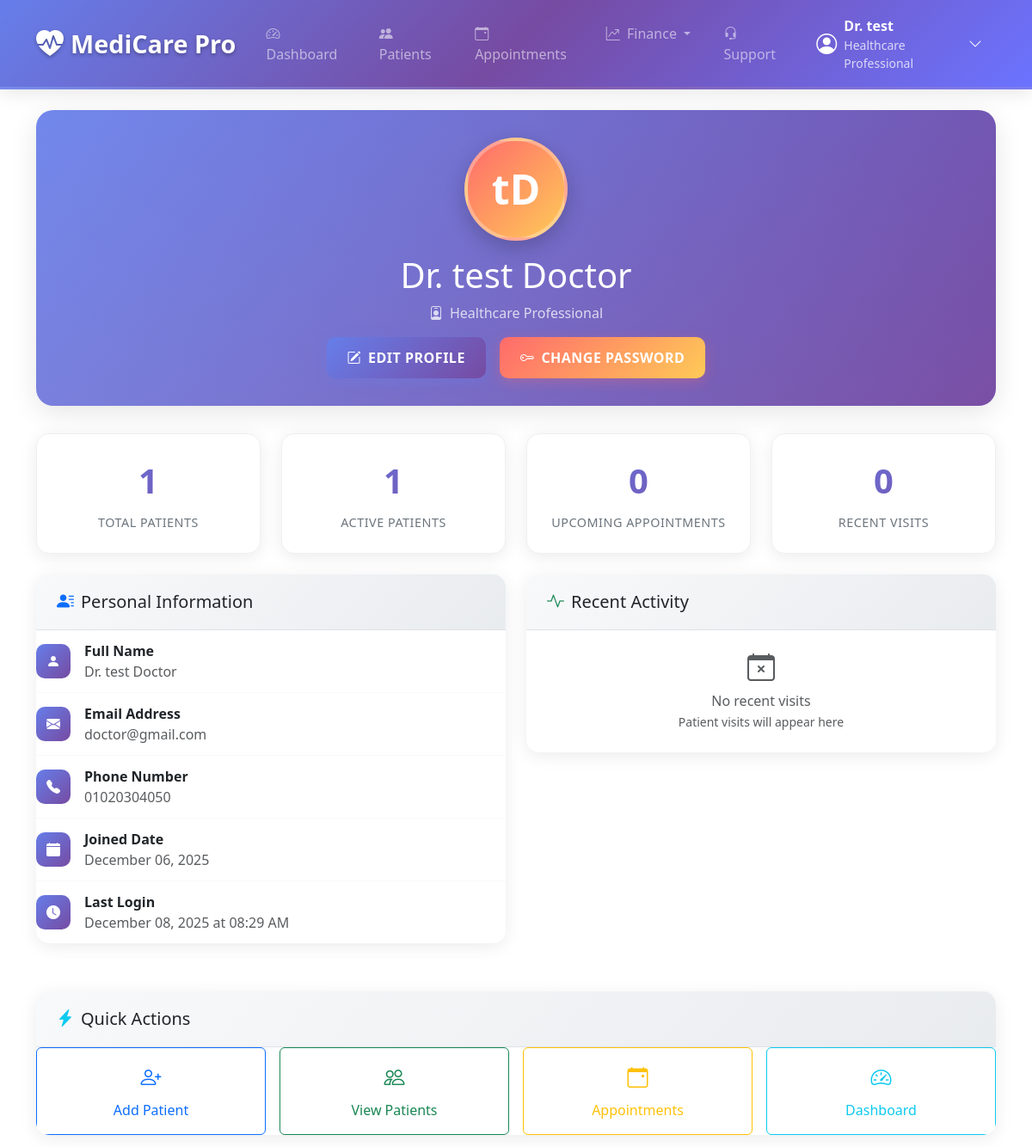
/profile (signed in, upper part), run on an earlier commit of the app's database.
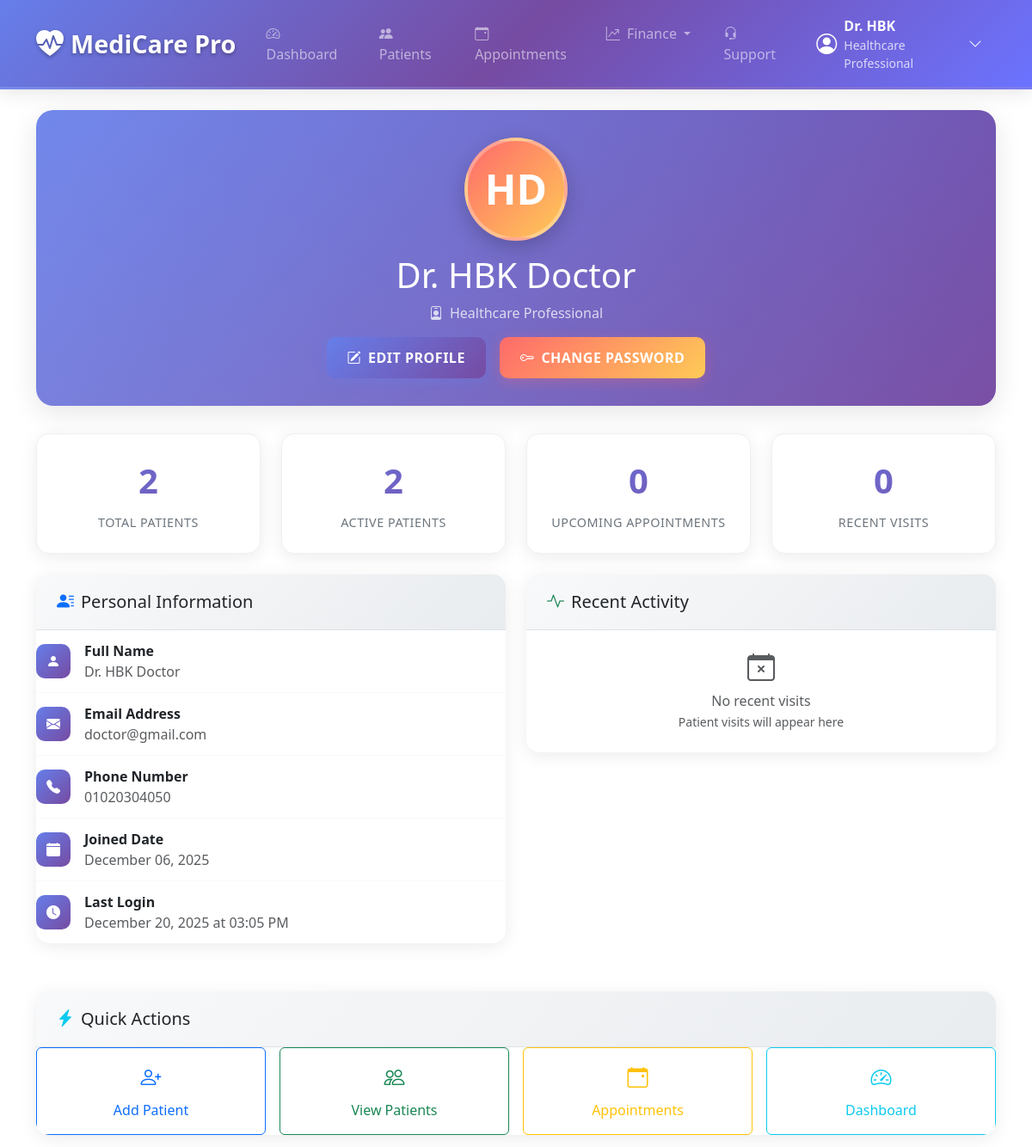
And on a later commit of the database.
### models.py (models this page shows, shortened)
class Doctor(UserMixin, db.Model):
    __tablename__ = 'doctor'
    id = db.Column(db.Integer, primary_key=True)
    clinic_id = db.Column(db.Integer, db.ForeignKey('clinic.id'), nullable=True)
    first_name = db.Column(db.String(100), nullable=False)
    last_name = db.Column(db.String(100), nullable=False)
    email = db.Column(db.String(120), unique=True, nullable=False)
    phone = db.Column(db.String(20), unique=True, nullable=False)
    password = db.Column(db.String(200), nullable=False)
    verified = db.Column(db.Boolean, default=False)
    is_active = db.Column(db.Boolean, default=True)
    role = db.Column(db.String(50), default='doctor')  # doctor, admin
    created_at = db.Column(db.DateTime, default=datetime.utcnow)
    last_login = db.Column(db.DateTime)
    patients = db.relationship('Patient', backref='doctor', lazy=True)

### app.py (the view)
@app.route('/profile')
@login_required
def profile():
    if not isinstance(current_user, Doctor):
        flash('Access denied. Doctor privileges required.', 'danger')
        return redirect(url_for('login'))
    total_patients = Patient.query.filter_by(doctor_id=current_user.id).count()
    active_patients = Patient.query.filter_by(doctor_id=current_user.id, completed=False).count()
    from datetime import datetime, timedelta
    week_ago = datetime.now() - timedelta(days=7)
    recent_visits = Visit.query.join(Patient).filter(
        Patient.doctor_id == current_user.id,
        Visit.visit_date >= week_ago
    ).order_by(Visit.visit_date.desc()).limit(5).all()
    week_end = datetime.now() + timedelta(days=7)
    upcoming_appointments = Appointment.query.join(Patient).filter(
        Patient.doctor_id == current_user.id,
        Appointment.appointment_date >= datetime.now(),
        Appointment.appointment_date <= week_end,
        Appointment.status == 'scheduled'
    ).order_by(Appointment.appointment_date.asc()).limit(5).all()
    return render_template('profile.html',
                         doctor=current_user,
                         total_patients=total_patients,
                         active_patients=active_patients,
                         recent_visits=recent_visits,
                         upcoming_appointments=upcoming_appointments)

### app.py (called while the page is built, shortened)
@login_manager.user_loader
def load_user(user_id):
    if user_id.startswith('doctor_'):
        actual_id = int(user_id.replace('doctor_', ''))
        user = Doctor.query.get(actual_id)
        if user:
            return user
    elif user_id.startswith('superadmin_'):
        actual_id = int(user_id.replace('superadmin_', ''))
        user = SuperAdmin.query.get(actual_id)
        if user:
            return user
    return None

@app.context_processor
def inject_global_vars():
    try:
        contact_info = AdminContactInfo.get_contact_info()
        from datetime import datetime
        current_year = datetime.now().year
        return {
            'contact_info': contact_info,
            'current_year': current_year
        }
    except Exception as e:
        from datetime import datetime
        return {
            'contact_info': None,
            'current_year': datetime.now().year
        }

### models.py (called while the page is built, shortened)
    @classmethod
    def get_contact_info(cls):
        info = cls.query.first()
        return info

### templates/profile.html (shortened to what the changed rows need)
{% extends "base.html" %}
{% block content %}
<div class="profile-container">
  <div class="profile-header text-center">
    <div class="profile-avatar">
      {{ doctor.first_name[0] }}{{ doctor.last_name[0] }}
    </div>
    <h1 class="mb-2">Dr. {{ doctor.first_name }} {{ doctor.last_name }}</h1>
    <p class="mb-3 opacity-75">
      {% if doctor.clinic %}
        <i class="bi bi-hospital me-2"></i>{{ doctor.clinic.name }}
      {% else %}
        <i class="bi bi-person-badge me-2"></i>Healthcare Professional
      {% endif %}
    </p>
    <div class="d-flex justify-content-center gap-3 flex-wrap" style="position: relative; z-index: 2;">
      <a href="{{ url_for('edit_profile') }}" class="btn btn-profile btn-profile-primary">
      </a>
      <a href="{{ url_for('change_password') }}" class="btn btn-profile btn-profile-secondary">
      </a>
    </div>
  </div>
  <div class="row g-4 mb-4">
    <div class="col-md-3 col-sm-6">
      <div class="stat-card">
        <div class="stat-number">{{ total_patients or 0 }}</div>
        <div class="stat-label">Total Patients</div>
      </div>
    </div>
    <div class="col-md-3 col-sm-6">
      <div class="stat-card">
        <div class="stat-number">{{ active_patients or 0 }}</div>
        <div class="stat-label">Active Patients</div>
      </div>
    </div>
  </div>
  <div class="row g-4">
    <div class="col-lg-6">
      <div class="profile-card">
        <div class="card-body p-0">
          <div class="info-item">
            <div>
              <strong>Full Name</strong><br>
              <span class="text-muted">Dr. {{ doctor.first_name }} {{ doctor.last_name }}</span>
            </div>
          </div>
          <div class="info-item">
            <div>
              <strong>Email Address</strong><br>
              <span class="text-muted">{{ doctor.email }}</span>
            </div>
          </div>
          <div class="info-item">
            <div>
              <strong>Phone Number</strong><br>
              <span class="text-muted">{{ doctor.phone }}</span>
            </div>
          </div>
          <div class="info-item">
            <div>
              <strong>Joined Date</strong><br>
              <span class="text-muted">{{ doctor.created_at.strftime('%B %d, %Y') if doctor.created_at else 'N/A' }}</span>
            </div>
          </div>
          {% if doctor.last_login %}
          <div class="info-item">
            <div class="info-icon">
              <i class="bi bi-clock-fill"></i>
            </div>
            <div>
              <strong>Last Login</strong><br>
              <span class="text-muted">{{ doctor.last_login.strftime('%B %d, %Y at %I:%M %p') }}</span>
            </div>
          </div>
          {% endif %}
        </div>
      </div>
    </div>
  </div>
</div>
{% endblock %}

### templates/base.html (shortened to what this page needs)
<!DOCTYPE html>
<html lang="en">
<head>
    <link rel="stylesheet" href="https://cdn.jsdelivr.net/npm/bootstrap@5.3.2/dist/css/bootstrap.min.css">
    <link rel="stylesheet" href="https://cdn.jsdelivr.net/npm/bootstrap-icons@1.11.3/font/bootstrap-icons.css">
</head>
<body class="d-flex flex-column min-vh-100">
    <nav class="navbar navbar-expand-lg navbar-dark navbar-custom sticky-top">
      <div class="container">
        <a class="navbar-brand d-flex align-items-center" href="{{ url_for('dashboard') }}">
          <i class="bi bi-heart-pulse-fill fs-2 me-2"></i>
          <span>MediCare Pro</span>
        </a>
        <div class="collapse navbar-collapse" id="navbarMain">
          <ul class="navbar-nav me-auto mb-2 mb-lg-0">
            <li class="nav-item">
              <a class="nav-link" href="{{ url_for('dashboard') }}">
                <i class="bi bi-speedometer2 me-1"></i> Dashboard
              </a>
            </li>
            <li class="nav-item">
              <a class="nav-link" href="{{ url_for('patients') }}">
                <i class="bi bi-people-fill me-1"></i> Patients
              </a>
            </li>
            <li class="nav-item">
              <a class="nav-link" href="{{ url_for('calendar') }}">
                <i class="bi bi-calendar-event me-1"></i> Appointments
              </a>
            </li>
            <li class="nav-item dropdown">
              <a class="nav-link dropdown-toggle" href="#" id="financesDropdown" role="button" data-bs-toggle="dropdown" aria-expanded="false">
                <i class="bi bi-graph-up-arrow me-1"></i> Finance
              </a>
            </li>
            <li class="nav-item">
              <a class="nav-link" href="{{ url_for('contact') }}">
                <i class="bi bi-headset me-1"></i> Support
              </a>
            </li>
          </ul>
          <div class="d-flex align-items-center gap-3">
            {% if current_user.is_authenticated %}
              <div class="dropdown">
                <button class="user-profile d-flex align-items-center border-0 bg-transparent" data-bs-toggle="dropdown" aria-expanded="false" style="color: white;">
                  <i class="bi bi-person-circle fs-4 me-2"></i>
                  <div class="d-flex flex-column text-start">
                    <span class="fw-semibold">Dr. {{ current_user.first_name }}</span>
                    {% if current_user.clinic %}
                      <small class="opacity-75">{{ current_user.clinic.name }}</small>
                    {% else %}
                      <small class="opacity-75">Healthcare Professional</small>
                    {% endif %}
                  </div>
                  <i class="bi bi-chevron-down ms-2"></i>
                </button>
              </div>
            {% endif %}
          </div>
        </div>
      </div>
    </nav>
    <main class="flex-grow-1">
        <div class="container py-4">
            {% block content %}{% endblock %}
        </div>
    </main>
</body>
</html>

What changed in the data, as far as the page shows it:
changed Doctor "Doctor": first_name "test" → "HBK"; first_name "t" → "H"; last_login "December 08, 2025 at 08:29 AM" → "December 20, 2025 at 03:05 PM"
Also different on the page:
{{ total_patients or 0 }}: "1" → "2"
{{ active_patients or 0 }}: "1" → "2"
